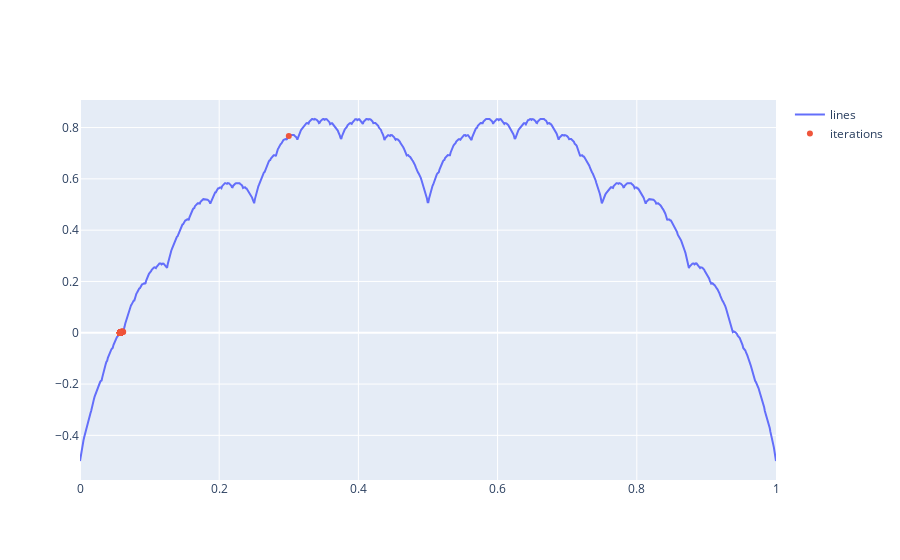

Write notebook code for a chart like this one.
### Code cell
funcion_modificada.j_newton(fun= funcion_modificada.T, a = 0.5, x0=.3, tol=1e-5, nmax=100)
